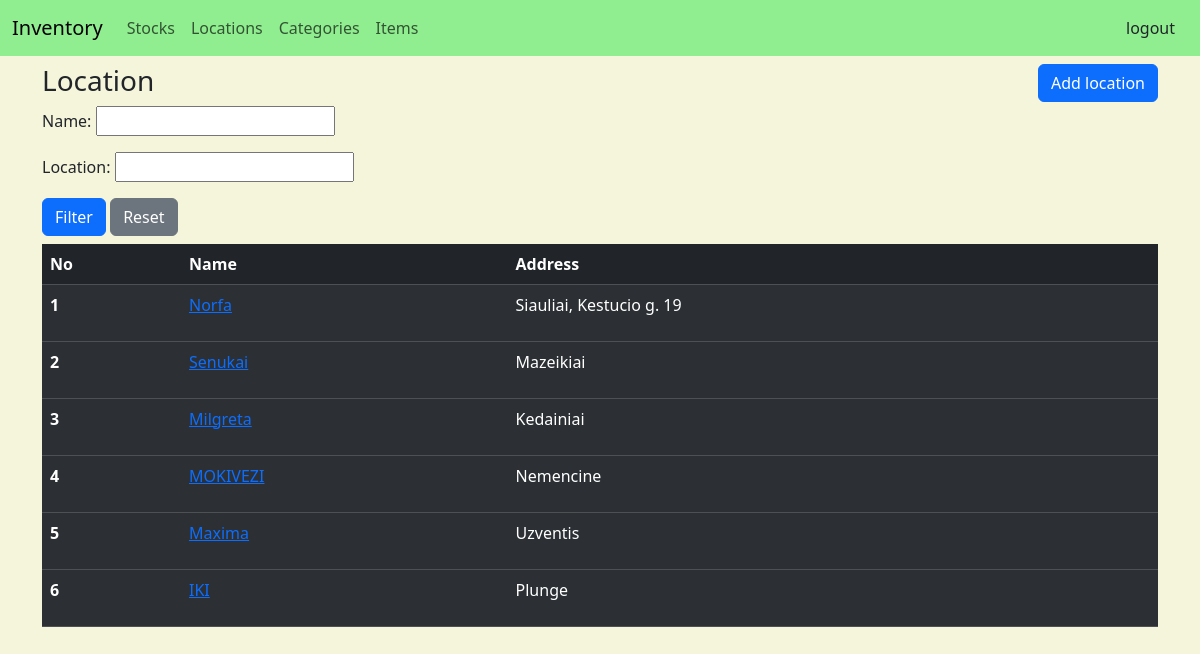
The app's page /locations (signed in) with its own data.
### items/models.py (models this page shows, shortened)
class BaseModel(models.Model):
    objects = models.Manager()
    class Meta:
        abstract = True

class Location(BaseModel):
    name = models.CharField(max_length=128)
    address = models.CharField(max_length=128)

### items/views.py (the view)
# urls.py: path('locations', views.LocationListView.as_view(), name='list_locations'),
class LocationListView(LoginRequiredMixin, generic.ListView):
    model = Location
    template_name = 'location/list.html'
    context_object_name = "locations"
    paginate_by = 10
    def get_context_data(self, **kwargs):
        context = super().get_context_data(**kwargs)
        context['filter_form'] = LocationForm(self.request.GET)
        return context
    def get_queryset(self):
        queryset = super().get_queryset()
        form = LocationForm(self.request.GET)
        if form.is_valid():
            name = form.cleaned_data.get('name')
            location = form.cleaned_data.get('location')
            if name:
                queryset = queryset.filter(name=name)
            if location:
                queryset = queryset.filter(address=location)
        return queryset

### items/forms.py
class LocationForm(forms.Form):
    name = forms.CharField(
        max_length=10,
        required=False)
    location = forms.CharField(
        max_length=10,
        required=False)

### items/Templates/location/list.html (shortened to what this page needs)
{% extends "base.html" %}
{% block content %}
<div class="d-flex justify-content-between">
    <div>
        <h3> Location </h3>
    </div>
    <div>
        <a class="btn btn-primary" href="{% url 'items:create_location' %}" role="button"> Add location</a>
    </div>
</div>
<form method="get" class="pb-2">
    {{ filter_form.as_p }}
    <button type="submit" class="btn btn-primary">Filter</button>
      <a class="btn btn-secondary" href="{% url 'items:list_locations' %}" role="button"> Reset</a>
</form>
<table class="table table-dark table-striped">
    <thead>
    <tr>
        <th scope="col">No</th>
        <th scope="col">Name</th>
        <th scope="col">Address</th>
    </tr>
    </thead>
    {% for location in locations %}
    <tbody>
    <tr>
        <th scope="row"> {{page_obj.start_index | add:forloop.counter0}}</th>
        <td><p><a class="link-opacity-100" href="{% url 'items:view_location' location.id %}">{{ location.name }}</a></p></td>
        <td>{{location.address}}</td>
    </tr>
    </tbody>
    {% endfor %}
</table>
{% endblock %}

### records on screen
Location: start_index|add "1", name "Norfa", address "Siauliai, Kestucio g. 19"
Location: start_index|add "2", name "Senukai", address "Mazeikiai"
Location: start_index|add "3", name "Milgreta", address "Kedainiai"
Location: start_index|add "4", name "MOKIVEZI", address "Nemencine"
Location: start_index|add "5", name "Maxima", address "Uzventis"
Location: start_index|add "6", name "IKI", address "Plunge"
